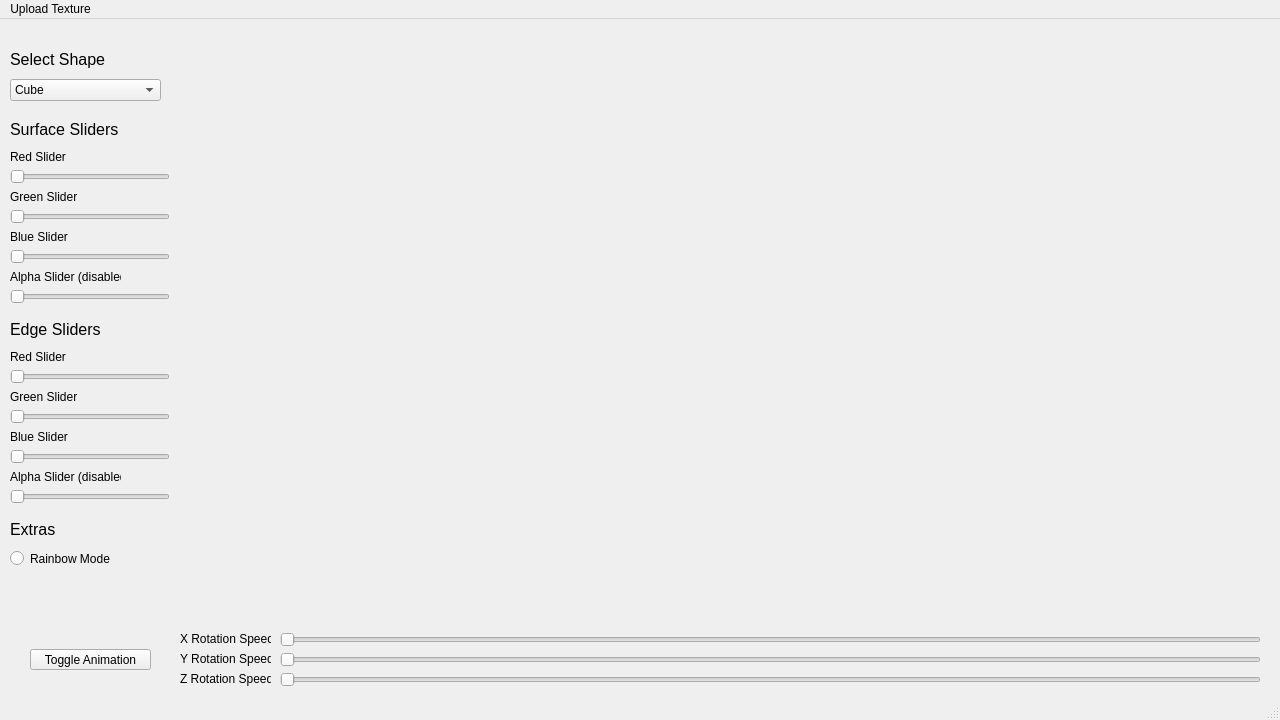
<?xml version="1.0" encoding="UTF-8"?>
<ui version="4.0">
 <class>MainWindow</class>
 <widget class="QMainWindow" name="MainWindow">
  <property name="geometry">
   <rect>
    <x>0</x>
    <y>0</y>
    <width>1280</width>
    <height>720</height>
   </rect>
  </property>
  <property name="minimumSize">
   <size>
    <width>1280</width>
    <height>720</height>
   </size>
  </property>
  <property name="maximumSize">
   <size>
    <width>1280</width>
    <height>720</height>
   </size>
  </property>
  <property name="baseSize">
   <size>
    <width>1280</width>
    <height>720</height>
   </size>
  </property>
  <property name="windowTitle">
   <string>MainWindow</string>
  </property>
  <widget class="QWidget" name="centralwidget">
   <widget class="QSlider" name="xRotSlider">
    <property name="geometry">
     <rect>
      <x>280</x>
      <y>610</y>
      <width>981</width>
      <height>21</height>
     </rect>
    </property>
    <property name="orientation">
     <enum>Qt::Horizontal</enum>
    </property>
   </widget>
   <widget class="QSlider" name="yRotSlider">
    <property name="geometry">
     <rect>
      <x>280</x>
      <y>630</y>
      <width>981</width>
      <height>21</height>
     </rect>
    </property>
    <property name="orientation">
     <enum>Qt::Horizontal</enum>
    </property>
   </widget>
   <widget class="QSlider" name="zRotSlider">
    <property name="geometry">
     <rect>
      <x>280</x>
      <y>650</y>
      <width>981</width>
      <height>21</height>
     </rect>
    </property>
    <property name="maximum">
     <number>99</number>
    </property>
    <property name="orientation">
     <enum>Qt::Horizontal</enum>
    </property>
   </widget>
   <widget class="QLabel" name="label">
    <property name="geometry">
     <rect>
      <x>180</x>
      <y>610</y>
      <width>91</width>
      <height>20</height>
     </rect>
    </property>
    <property name="text">
     <string>X Rotation Speed</string>
    </property>
   </widget>
   <widget class="QLabel" name="label_2">
    <property name="geometry">
     <rect>
      <x>180</x>
      <y>630</y>
      <width>91</width>
      <height>20</height>
     </rect>
    </property>
    <property name="text">
     <string>Y Rotation Speed</string>
    </property>
   </widget>
   <widget class="QLabel" name="label_3">
    <property name="geometry">
     <rect>
      <x>180</x>
      <y>650</y>
      <width>91</width>
      <height>20</height>
     </rect>
    </property>
    <property name="text">
     <string>Z Rotation Speed</string>
    </property>
   </widget>
   <widget class="QPushButton" name="toggleAnimationPushButton">
    <property name="geometry">
     <rect>
      <x>30</x>
      <y>630</y>
      <width>121</width>
      <height>21</height>
     </rect>
    </property>
    <property name="text">
     <string>Toggle Animation</string>
    </property>
   </widget>
   <widget class="QSlider" name="redSlider">
    <property name="geometry">
     <rect>
      <x>10</x>
      <y>150</y>
      <width>160</width>
      <height>16</height>
     </rect>
    </property>
    <property name="minimum">
     <number>0</number>
    </property>
    <property name="maximum">
     <number>255</number>
    </property>
    <property name="orientation">
     <enum>Qt::Horizontal</enum>
    </property>
   </widget>
   <widget class="QSlider" name="blueSlider">
    <property name="geometry">
     <rect>
      <x>10</x>
      <y>230</y>
      <width>160</width>
      <height>16</height>
     </rect>
    </property>
    <property name="minimum">
     <number>0</number>
    </property>
    <property name="maximum">
     <number>255</number>
    </property>
    <property name="orientation">
     <enum>Qt::Horizontal</enum>
    </property>
   </widget>
   <widget class="QSlider" name="greenSlider">
    <property name="geometry">
     <rect>
      <x>10</x>
      <y>190</y>
      <width>160</width>
      <height>16</height>
     </rect>
    </property>
    <property name="minimum">
     <number>0</number>
    </property>
    <property name="maximum">
     <number>255</number>
    </property>
    <property name="orientation">
     <enum>Qt::Horizontal</enum>
    </property>
   </widget>
   <widget class="QSlider" name="alphaSlider">
    <property name="geometry">
     <rect>
      <x>10</x>
      <y>270</y>
      <width>160</width>
      <height>16</height>
     </rect>
    </property>
    <property name="minimum">
     <number>0</number>
    </property>
    <property name="maximum">
     <number>255</number>
    </property>
    <property name="orientation">
     <enum>Qt::Horizontal</enum>
    </property>
   </widget>
   <widget class="QLabel" name="redSliderLabel">
    <property name="geometry">
     <rect>
      <x>10</x>
      <y>130</y>
      <width>81</width>
      <height>16</height>
     </rect>
    </property>
    <property name="text">
     <string>Red Slider</string>
    </property>
   </widget>
   <widget class="QLabel" name="alphaSliderLabel">
    <property name="geometry">
     <rect>
      <x>10</x>
      <y>250</y>
      <width>111</width>
      <height>16</height>
     </rect>
    </property>
    <property name="text">
     <string>Alpha Slider (disabled)</string>
    </property>
   </widget>
   <widget class="QLabel" name="greenSliderLabel">
    <property name="geometry">
     <rect>
      <x>10</x>
      <y>170</y>
      <width>81</width>
      <height>16</height>
     </rect>
    </property>
    <property name="text">
     <string>Green Slider</string>
    </property>
   </widget>
   <widget class="QLabel" name="blueSliderLabel">
    <property name="geometry">
     <rect>
      <x>10</x>
      <y>210</y>
      <width>81</width>
      <height>16</height>
     </rect>
    </property>
    <property name="text">
     <string>Blue Slider</string>
    </property>
   </widget>
   <widget class="QComboBox" name="shapeComboBox">
    <property name="geometry">
     <rect>
      <x>10</x>
      <y>60</y>
      <width>151</width>
      <height>22</height>
     </rect>
    </property>
    <item>
     <property name="text">
      <string>Cube</string>
     </property>
    </item>
    <item>
     <property name="text">
      <string>Pyramid</string>
     </property>
    </item>
    <item>
     <property name="text">
      <string>Tetrahedron</string>
     </property>
    </item>
    <item>
     <property name="text">
      <string>Octahedron</string>
     </property>
    </item>
   </widget>
   <widget class="QLabel" name="shapeComboBoxLabel">
    <property name="geometry">
     <rect>
      <x>10</x>
      <y>30</y>
      <width>151</width>
      <height>21</height>
     </rect>
    </property>
    <property name="font">
     <font>
      <pointsize>12</pointsize>
     </font>
    </property>
    <property name="text">
     <string>Select Shape</string>
    </property>
   </widget>
   <widget class="QLabel" name="surfaceSlidersLabel">
    <property name="geometry">
     <rect>
      <x>10</x>
      <y>100</y>
      <width>151</width>
      <height>21</height>
     </rect>
    </property>
    <property name="font">
     <font>
      <pointsize>12</pointsize>
     </font>
    </property>
    <property name="text">
     <string>Surface Sliders</string>
    </property>
   </widget>
   <widget class="QLabel" name="greenEdgeSliderLabel">
    <property name="geometry">
     <rect>
      <x>10</x>
      <y>370</y>
      <width>81</width>
      <height>16</height>
     </rect>
    </property>
    <property name="text">
     <string>Green Slider</string>
    </property>
   </widget>
   <widget class="QSlider" name="greenEdgeSlider">
    <property name="geometry">
     <rect>
      <x>10</x>
      <y>390</y>
      <width>160</width>
      <height>16</height>
     </rect>
    </property>
    <property name="minimum">
     <number>0</number>
    </property>
    <property name="maximum">
     <number>255</number>
    </property>
    <property name="orientation">
     <enum>Qt::Horizontal</enum>
    </property>
   </widget>
   <widget class="QLabel" name="blueEdgeSliderLabel">
    <property name="geometry">
     <rect>
      <x>10</x>
      <y>410</y>
      <width>81</width>
      <height>16</height>
     </rect>
    </property>
    <property name="text">
     <string>Blue Slider</string>
    </property>
   </widget>
   <widget class="QLabel" name="redEdgeSliderLabel">
    <property name="geometry">
     <rect>
      <x>10</x>
      <y>330</y>
      <width>81</width>
      <height>16</height>
     </rect>
    </property>
    <property name="text">
     <string>Red Slider</string>
    </property>
   </widget>
   <widget class="QLabel" name="edgeSlidersLabel">
    <property name="geometry">
     <rect>
      <x>10</x>
      <y>300</y>
      <width>151</width>
      <height>21</height>
     </rect>
    </property>
    <property name="font">
     <font>
      <pointsize>12</pointsize>
     </font>
    </property>
    <property name="text">
     <string>Edge Sliders</string>
    </property>
   </widget>
   <widget class="QSlider" name="blueEdgeSlider">
    <property name="geometry">
     <rect>
      <x>10</x>
      <y>430</y>
      <width>160</width>
      <height>16</height>
     </rect>
    </property>
    <property name="minimum">
     <number>0</number>
    </property>
    <property name="maximum">
     <number>255</number>
    </property>
    <property name="orientation">
     <enum>Qt::Horizontal</enum>
    </property>
   </widget>
   <widget class="QSlider" name="alphaEdgeSlider">
    <property name="geometry">
     <rect>
      <x>10</x>
      <y>470</y>
      <width>160</width>
      <height>16</height>
     </rect>
    </property>
    <property name="minimum">
     <number>0</number>
    </property>
    <property name="maximum">
     <number>255</number>
    </property>
    <property name="orientation">
     <enum>Qt::Horizontal</enum>
    </property>
   </widget>
   <widget class="QLabel" name="alphaEdgeSliderLabel">
    <property name="geometry">
     <rect>
      <x>10</x>
      <y>450</y>
      <width>111</width>
      <height>16</height>
     </rect>
    </property>
    <property name="text">
     <string>Alpha Slider (disabled)</string>
    </property>
   </widget>
   <widget class="QSlider" name="redEdgeSlider">
    <property name="geometry">
     <rect>
      <x>10</x>
      <y>350</y>
      <width>160</width>
      <height>16</height>
     </rect>
    </property>
    <property name="minimum">
     <number>0</number>
    </property>
    <property name="maximum">
     <number>255</number>
    </property>
    <property name="orientation">
     <enum>Qt::Horizontal</enum>
    </property>
   </widget>
   <widget class="QLabel" name="extrasLabel">
    <property name="geometry">
     <rect>
      <x>10</x>
      <y>500</y>
      <width>151</width>
      <height>21</height>
     </rect>
    </property>
    <property name="font">
     <font>
      <pointsize>12</pointsize>
     </font>
    </property>
    <property name="text">
     <string>Extras</string>
    </property>
   </widget>
   <widget class="QRadioButton" name="rainbowModeRadioButton">
    <property name="geometry">
     <rect>
      <x>10</x>
      <y>530</y>
      <width>101</width>
      <height>19</height>
     </rect>
    </property>
    <property name="text">
     <string>Rainbow Mode</string>
    </property>
   </widget>
  </widget>
  <widget class="QMenuBar" name="menubar">
   <property name="geometry">
    <rect>
     <x>0</x>
     <y>0</y>
     <width>1280</width>
     <height>20</height>
    </rect>
   </property>
   <widget class="QMenu" name="menuFile">
    <property name="title">
     <string>Upload Texture</string>
    </property>
    <addaction name="actionJk_I_ran_out_of_time"/>
   </widget>
   <addaction name="menuFile"/>
  </widget>
  <widget class="QStatusBar" name="statusbar"/>
  <action name="actionFrom_this_pc">
   <property name="text">
    <string>From this pc...</string>
   </property>
  </action>
  <action name="actionJk_I_ran_out_of_time">
   <property name="text">
    <string>I ran out of time :(</string>
   </property>
  </action>
 </widget>
 <resources/>
 <connections/>
</ui>
